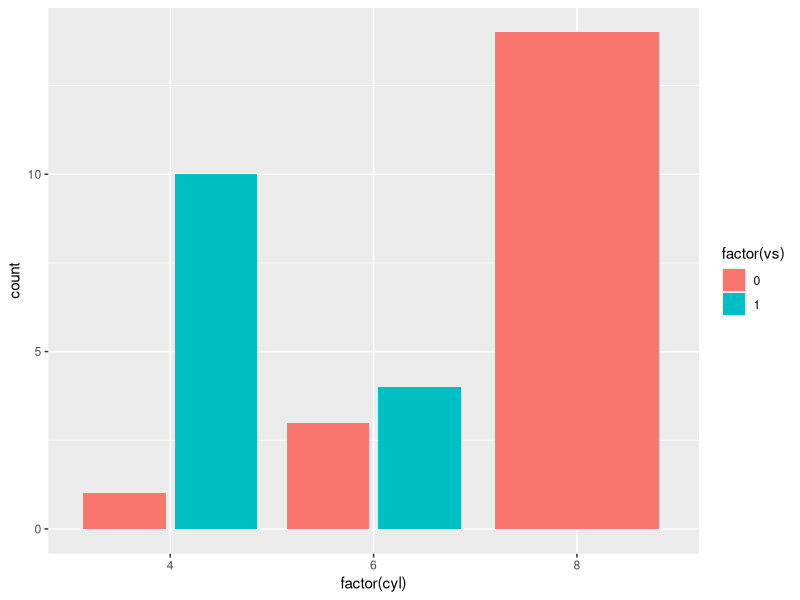
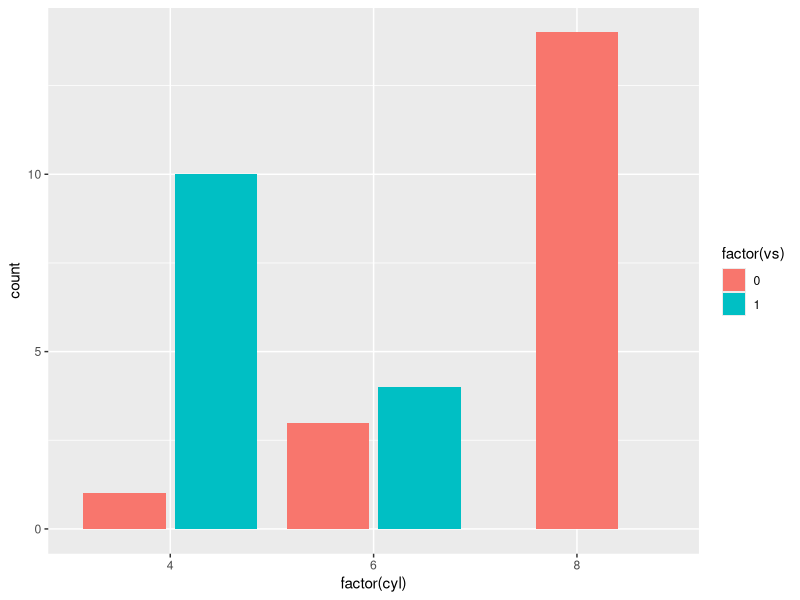
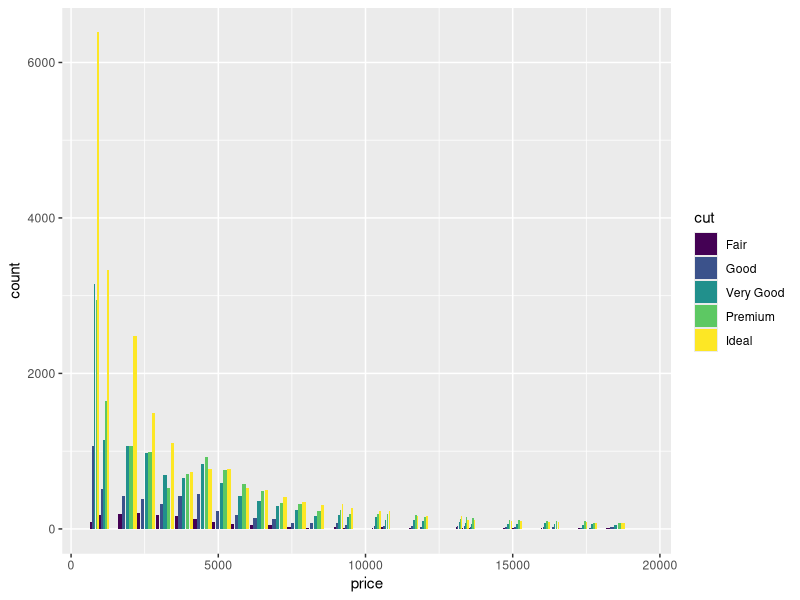
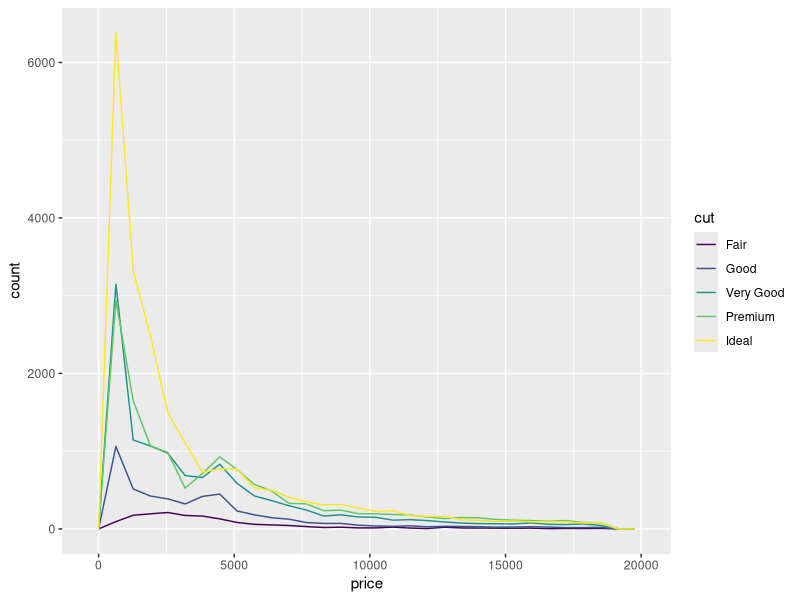
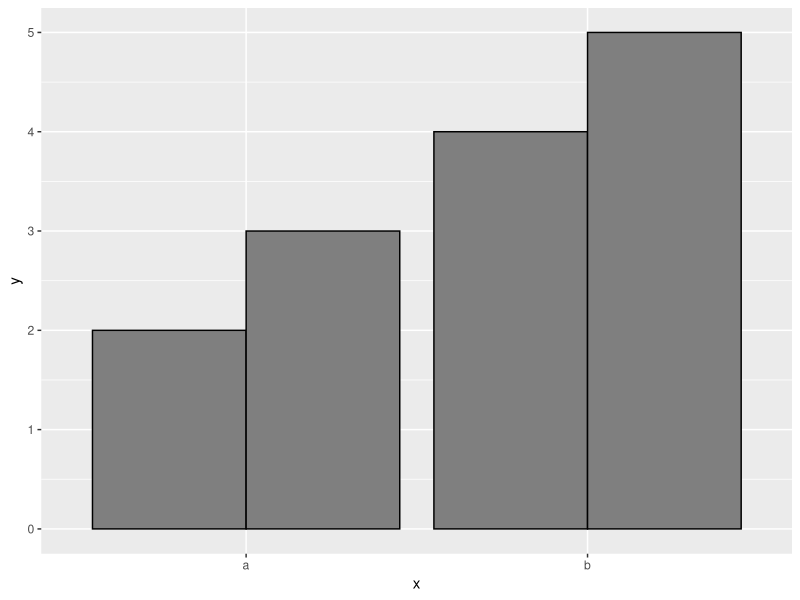
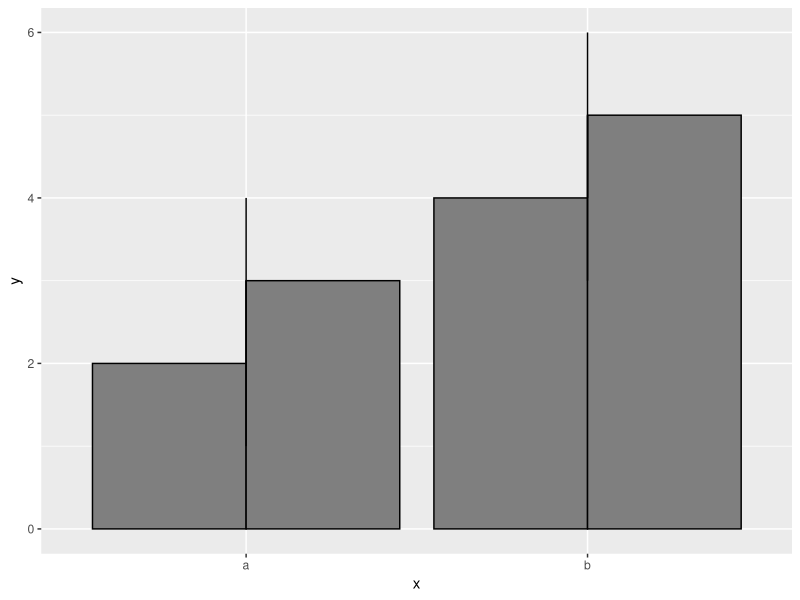
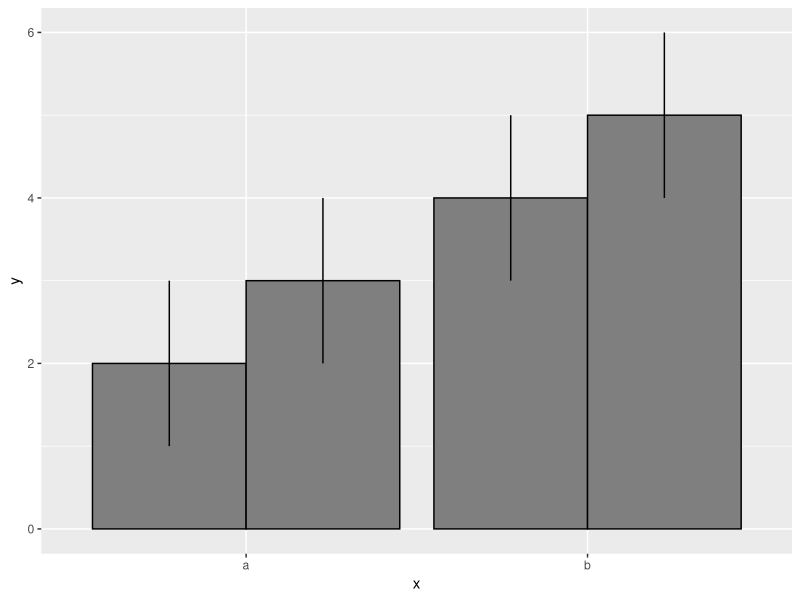
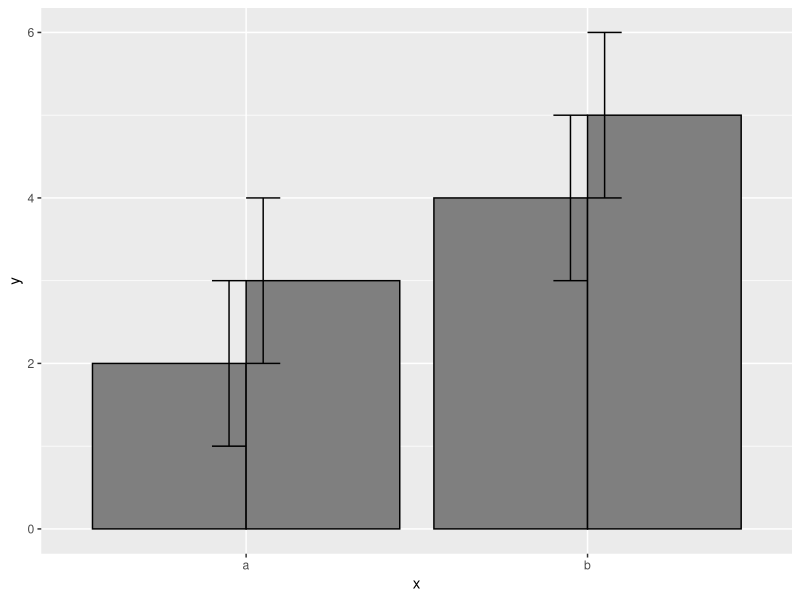

Generate these figures, in order, with R:
# r2py crawler metadata
# package: ggplot2
# source_type: rd_example
# topic: position_dodge.Rd
# source_file: C:\Users\bened\AppData\Local\R\win-library\4.5\ggplot2\help
# lines: 64

suppressPackageStartupMessages(library(ggplot2))
ggplot(mtcars, aes(factor(cyl), fill = factor(vs))) +
  geom_bar(position = "dodge2")

# By default, dodging with `position_dodge2()` preserves the total width of
# the elements. You can choose to preserve the width of each element with:
ggplot(mtcars, aes(factor(cyl), fill = factor(vs))) +
  geom_bar(position = position_dodge2(preserve = "single"))


ggplot(diamonds, aes(price, fill = cut)) +
  geom_histogram(position="dodge2")
# see ?geom_bar for more examples

# In this case a frequency polygon is probably a better choice
ggplot(diamonds, aes(price, colour = cut)) +
  geom_freqpoly()


# Dodging with various widths -------------------------------------
# To dodge items with different widths, you need to be explicit
df <- data.frame(
  x = c("a","a","b","b"),
  y = 2:5,
  g = rep(1:2, 2)
)
p <- ggplot(df, aes(x, y, group = g)) +
  geom_col(position = "dodge", fill = "grey50", colour = "black")
p

# A line range has no width:
p + geom_linerange(aes(ymin = y - 1, ymax = y + 1), position = "dodge")

# So you must explicitly specify the width
p + geom_linerange(
  aes(ymin = y - 1, ymax = y + 1),
  position = position_dodge(width = 0.9)
)

# The same principle applies to error bars, which are usually
# narrower than the bars
p + geom_errorbar(
  aes(ymin = y - 1, ymax = y + 1),
  width = 0.2,
  position = "dodge"
)
p + geom_errorbar(
  aes(ymin = y - 1, ymax = y + 1),
  width = 0.2,
  position = position_dodge(width = 0.9)
)

# Box plots use position_dodge2 by default, and bars can use it too
ggplot(mpg, aes(factor(year), displ)) +
  geom_boxplot(aes(colour = hwy < 30))

ggplot(mpg, aes(factor(year), displ)) +
  geom_boxplot(aes(colour = hwy < 30), varwidth = TRUE)

ggplot(mtcars, aes(factor(cyl), fill = factor(vs))) +
  geom_bar(position = position_dodge2(preserve = "single"))

ggplot(mtcars, aes(factor(cyl), fill = factor(vs))) +
  geom_bar(position = position_dodge2(preserve = "total"))
